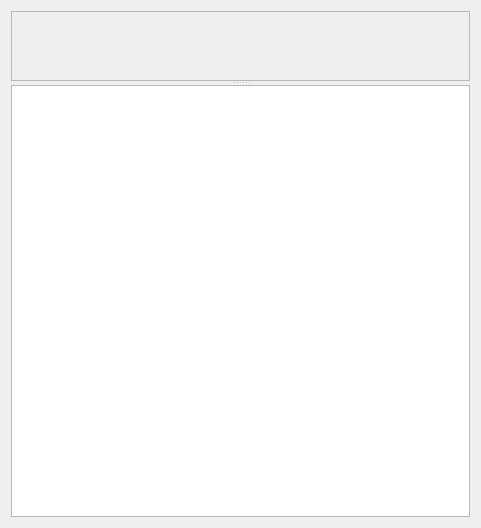
<ui version="4.0" >
 <class>SampleFormulaWidget</class>
 <widget class="QWidget" name="SampleFormulaWidget" >
  <property name="geometry" >
   <rect>
    <x>0</x>
    <y>0</y>
    <width>481</width>
    <height>528</height>
   </rect>
  </property>
  <property name="windowTitle" >
   <string>Form</string>
  </property>
  <layout class="QVBoxLayout" name="verticalLayout" >
   <item>
    <widget class="QSplitter" name="splitter" >
     <property name="orientation" >
      <enum>Qt::Vertical</enum>
     </property>
     <widget class="QScrollArea" name="scrollArea" >
      <property name="widgetResizable" >
       <bool>true</bool>
      </property>
      <widget class="QWidget" name="scrollAreaWidgetContents" >
       <property name="geometry" >
        <rect>
         <x>0</x>
         <y>0</y>
         <width>467</width>
         <height>108</height>
        </rect>
       </property>
       <layout class="QGridLayout" name="gridLayout" >
        <item row="0" column="0" >
         <widget class="KFormula" name="kformula" />
        </item>
       </layout>
      </widget>
     </widget>
     <widget class="KTextBrowser" name="text" >
      <property name="readOnly" >
       <bool>false</bool>
      </property>
      <property name="openLinks" >
       <bool>false</bool>
      </property>
     </widget>
    </widget>
   </item>
  </layout>
 </widget>
 <customwidgets>
  <customwidget>
   <class>KTextBrowser</class>
   <extends>QTextBrowser</extends>
   <header>ktextbrowser.h</header>
  </customwidget>
  <customwidget>
   <class>KFormula</class>
   <extends>QWidget</extends>
   <header>KFormula.h</header>
  </customwidget>
 </customwidgets>
 <resources/>
 <connections/>
</ui>
